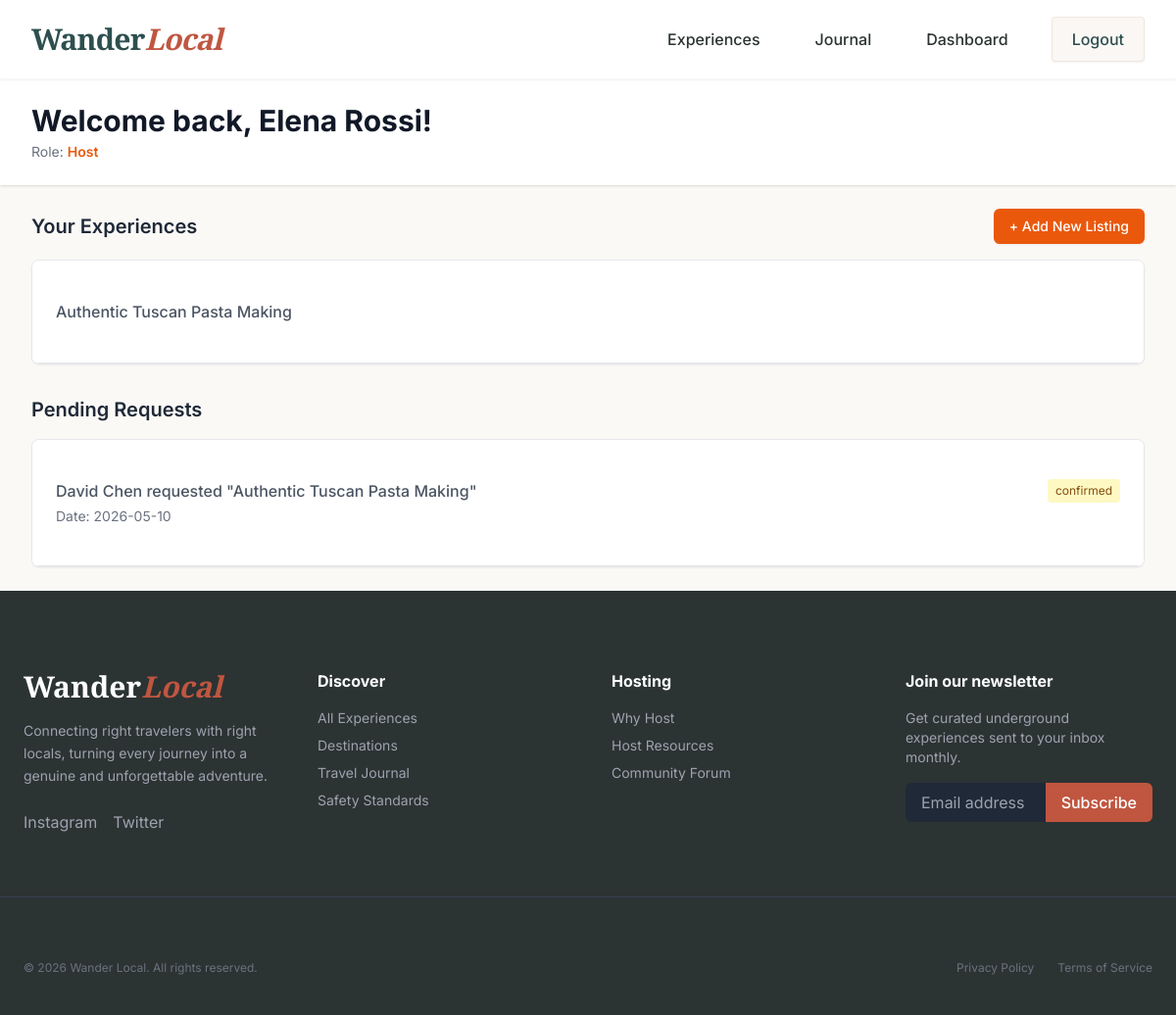
The page /dashboard (signed in) on the database as committed earlier.
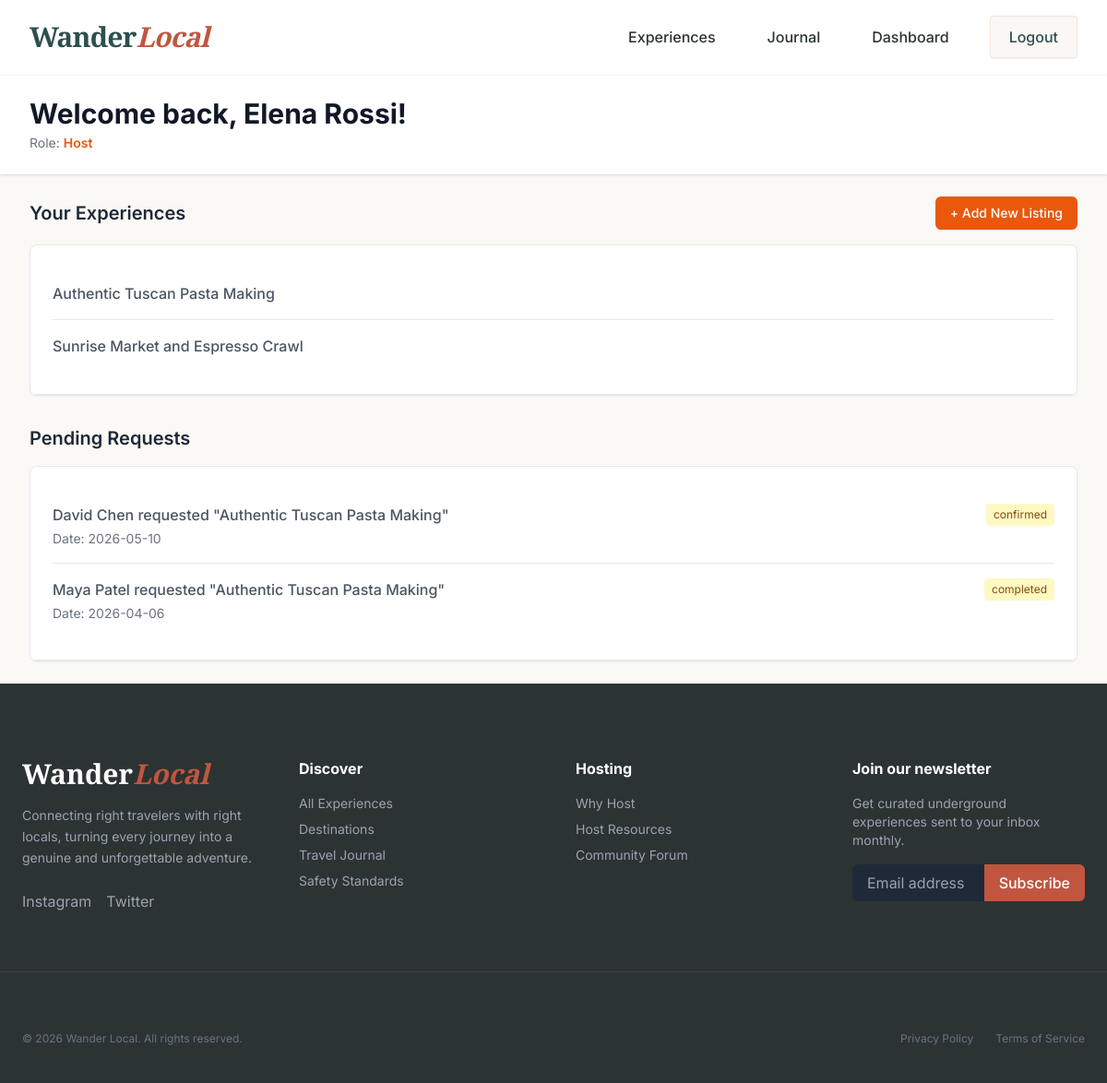
The same page on the database as committed later.
### tables this page shows
CREATE TABLE `experiences` (
  `id` INT AUTO_INCREMENT PRIMARY KEY,
  `host_id` INT NOT NULL,
  `title` VARCHAR(200) NOT NULL,
  `slug` VARCHAR(200) DEFAULT NULL UNIQUE,
  `description` TEXT NOT NULL,
  `category` VARCHAR(100) NOT NULL,
  `price` DECIMAL(10,2) NOT NULL,
  `duration` VARCHAR(100) NOT NULL,
  `duration_hours` DECIMAL(5,2) DEFAULT NULL,
  `max_guests` INT DEFAULT 10,
  `languages` VARCHAR(255) DEFAULT 'English',
  `city` VARCHAR(100) DEFAULT NULL,
  `location` VARCHAR(100) NOT NULL,
  `country` VARCHAR(100) DEFAULT 'Unknown',
  `meeting_point` VARCHAR(255) DEFAULT '',
  `image_url` VARCHAR(255) DEFAULT NULL,
  `cover_image` VARCHAR(255) DEFAULT NULL,
  `status` ENUM('draft', 'active', 'paused') NOT NULL DEFAULT 'draft',
  `avg_rating` DECIMAL(3,2) DEFAULT 0.00,
  `total_bookings` INT DEFAULT 0,
  `created_at` DATETIME DEFAULT CURRENT_TIMESTAMP,
  FOREIGN KEY (`host_id`) REFERENCES `users`(`id`) ON DELETE CASCADE
);

CREATE TABLE `bookings` (
  `id` INT AUTO_INCREMENT PRIMARY KEY,
  `experience_id` INT NOT NULL,
  `traveler_id` INT NOT NULL,
  `booking_date` DATE NOT NULL,
  `guest_count` INT NOT NULL,
  `total_price` DECIMAL(10,2) NOT NULL,
  `status` ENUM('pending', 'confirmed', 'cancelled', 'completed') DEFAULT 'pending',
  `special_requests` TEXT DEFAULT NULL,
  `booking_ref` VARCHAR(50) NOT NULL UNIQUE,
  `created_at` DATETIME DEFAULT CURRENT_TIMESTAMP,
  FOREIGN KEY (`experience_id`) REFERENCES `experiences`(`id`) ON DELETE CASCADE,
  FOREIGN KEY (`traveler_id`) REFERENCES `users`(`id`) ON DELETE CASCADE
);

CREATE TABLE `users` (
  `id` INT AUTO_INCREMENT PRIMARY KEY,
  `name` VARCHAR(100) NOT NULL,
  `email` VARCHAR(100) NOT NULL UNIQUE,
  `password_hash` VARCHAR(255) NOT NULL,
  `role` ENUM('traveler', 'host') NOT NULL DEFAULT 'traveler',
  `avatar` VARCHAR(255) DEFAULT NULL,
  `bio` TEXT DEFAULT NULL,
  `nationality` VARCHAR(100) DEFAULT NULL,
  `languages` VARCHAR(255) DEFAULT NULL,
  `created_at` DATETIME DEFAULT CURRENT_TIMESTAMP,
  `is_verified` BOOLEAN DEFAULT 0,
  `is_active` BOOLEAN DEFAULT 1
);

### app/controllers/DashboardController.php (called while the page is built, shortened)
<?php
class DashboardController extends Controller {
    public function index() {
        $db = new Database();
        $stats = [];
        if($_SESSION['user_role'] == 'host') {
            $db->query("SELECT * FROM experiences WHERE host_id = :id");
            $db->bind(':id', $_SESSION['user_id']);
            $stats['experiences'] = $db->resultSet();
            $db->query("SELECT b.*, e.title as experience_title, u.name as traveler_name FROM bookings b JOIN experiences e ON b.experience_id = e.id JOIN users u ON b.traveler_id = u.id WHERE e.host_id = :id ORDER BY b.created_at DESC");
            $db->bind(':id', $_SESSION['user_id']);
            $stats['bookings'] = $db->resultSet();
        }
        $data = [
            'name' => $_SESSION['user_name'],
            'role' => $_SESSION['user_role'],
            'stats' => $stats
        ];
        $this->view('dashboard/index', $data);
    }
}

### app/core/App.php (called while the page is built, shortened)
<?php
class App {
    protected $method = 'index';
    public function __construct() {
        $url = $this->parseUrl();
        if(isset($url[0]) && file_exists('../app/controllers/' . ucfirst($url[0]) . 'Controller.php')) {
            $this->controller = ucfirst($url[0]) . 'Controller';
            unset($url[0]);
        }
        $this->controller = new $this->controller;
        $this->params = $url ? array_values($url) : [];
        call_user_func_array([$this->controller, $this->method], $this->params);
    }
    public function parseUrl() {
        if(isset($_GET['url'])) {
            return explode('/', filter_var(rtrim($_GET['url'], '/'), FILTER_SANITIZE_URL));
        }
        return [];
    }
}

### public/index.php (called while the page is built, shortened)
<?php
require_once '../app/core/Database.php';
require_once '../app/core/Controller.php';
require_once '../app/core/App.php';
$app = new App();

### app/core/Database.php (called while the page is built, shortened)
<?php
class Database {
    private $host = DB_HOST;
    private $user = DB_USER;
    private $pass = DB_PASS;
    private $dbname = DB_NAME;
    private $dbh;
    private $stmt;
    public function __construct() {
        $dsn = 'mysql:host=' . $this->host . ';dbname=' . $this->dbname;
        $options = array(
            PDO::ATTR_PERSISTENT => true,
            PDO::ATTR_ERRMODE => PDO::ERRMODE_EXCEPTION
        );
        try {
            $this->dbh = new PDO($dsn, $this->user, $this->pass, $options);
        } catch(PDOException $e) {
            $this->error = $e->getMessage();
            Logger::error('Database connection failed in app/core/Database.php', ['exception' => $this->error]);
            if (defined('APP_ENV') && APP_ENV === 'development') {
                die('Database connection failed: ' . $this->error);
            }
            die('Service temporarily unavailable.');
        }
    }
    public function query($sql) {
        $this->stmt = $this->dbh->prepare($sql);
    }
    public function bind($param, $value, $type = null) {
        if (is_null($type)) {
            switch (true) {
                case is_int($value):
                    $type = PDO::PARAM_INT;
                    break;
            }
        }
        $this->stmt->bindValue($param, $value, $type);
    }
    public function execute() {
        return $this->stmt->execute();
    }
    public function resultSet() {
        $this->execute();
        return $this->stmt->fetchAll(PDO::FETCH_OBJ);
    }
}

### app/views/dashboard/index.php (the view, shortened to what this page needs)
<?php require_once '../app/views/components/header.php'; ?>
<header class="bg-white shadow">
    <div class="max-w-7xl mx-auto py-6 px-4 sm:px-6 lg:px-8">
        <h1 class="text-3xl font-bold text-gray-900">
            Welcome back, <?= htmlspecialchars($data['name']) ?>!
        </h1>
        <p class="text-sm text-gray-500 mt-1 capitalize h-auto">Role: <span class="font-semibold text-orange-600"><?= $data['role'] ?></span></p>
    </div>
</header>
<main>
    <div class="max-w-7xl mx-auto py-6 sm:px-6 lg:px-8">
        <?php if ($data['role'] == 'host'): ?>
            <div class="flex items-center justify-between mb-4">
                <h2 class="text-xl font-semibold text-gray-800">Your Experiences</h2>
                <a href="<?= URLROOT ?>/experiences/create" class="bg-orange-600 hover:bg-orange-700 text-white font-medium py-2 px-4 rounded-md transition shadow-sm text-sm">
                    + Add New Listing
                </a>
            </div>
            <div class="bg-white overflow-hidden shadow-sm sm:rounded-lg border border-gray-200">
                <div class="p-6 bg-white border-b border-gray-200 text-gray-600">
                    <?php if (empty($data['stats']['experiences'])): ?>
                        You have no active experiences. Start hosting by adding a listing!
                    <?php else: ?>
                        <ul class="divide-y divide-gray-200">
                            <?php foreach ($data['stats']['experiences'] as $exp): ?>
                                <li class="py-4 font-medium"><?= htmlspecialchars($exp->title) ?></li>
                            <?php endforeach; ?>
                        </ul>
                    <?php endif; ?>
                </div>
            </div>
            <h2 class="text-xl font-semibold text-gray-800 mt-8 mb-4">Pending Requests</h2>
            <div class="bg-white overflow-hidden shadow-sm sm:rounded-lg border border-gray-200">
                <div class="p-6 bg-white border-b border-gray-200 text-gray-600">
                    <?php if (empty($data['stats']['bookings'])): ?>
                        No booking requests yet.
                    <?php else: ?>
                        <ul class="divide-y divide-gray-200">
                            <?php foreach ($data['stats']['bookings'] as $booking): ?>
                                <li class="py-4">
                                    <div class="flex justify-between">
                                        <span class="font-medium"><?= htmlspecialchars($booking->traveler_name) ?> requested "<?= htmlspecialchars($booking->experience_title) ?>"</span>
                                        <span class="bg-yellow-100 text-yellow-800 text-xs px-2 py-1 rounded"><?= htmlspecialchars($booking->status) ?></span>
                                    </div>
                                    <p class="text-sm mt-1 text-gray-500">Date: <?= htmlspecialchars($booking->booking_date) ?></p>
                                </li>
                            <?php endforeach; ?>
                        </ul>
                    <?php endif; ?>
                </div>
            </div>
        <?php endif; ?>
    </div>
</main>
<?php require_once '../app/views/components/footer.php'; ?>

### app/core/Controller.php (shortened to what this page needs)
<?php
class Controller {
    public function view($viewName, $data = []) {
        if (file_exists('../app/views/' . $viewName . '.php')) {
            require_once '../app/views/' . $viewName . '.php';
        } else {
            die("View ($viewName) does not exist.");
        }
    }
}

### app/views/components/header.php (shortened to what this page needs)
<!DOCTYPE html>
<html lang="en">
<head>
    <script src="https://cdn.tailwindcss.com"></script>
</head>
<body class="bg-bgwarm text-textdark flex flex-col min-h-screen selection:bg-primary selection:text-white">
    <header class="bg-white shadow-sm border-b border-accent/20 sticky top-0 z-50">
        <div class="max-w-7xl mx-auto px-4 sm:px-6 lg:px-8">
            <div class="flex justify-between items-center h-20">
                <div class="flex-shrink-0">
                    <a href="<?= URLROOT ?>" class="text-3xl font-bold font-serif tracking-tight text-secondary">
                        Wander<span class="text-primary italic">Local</span>
                    </a>
                </div>
                <nav class="hidden md:flex space-x-8 items-center">
                    <a href="<?= URLROOT ?>/experiences" class="text-textdark hover:text-primary px-3 py-2 rounded-md font-medium transition">Experiences</a>
                    <a href="<?= URLROOT ?>/blog" class="text-textdark hover:text-primary px-3 py-2 rounded-md font-medium transition">Journal</a>
                    <?php if(isset($_SESSION['user_id'])): ?>
                        <a href="<?= URLROOT ?>/dashboard" class="text-textdark hover:text-primary px-3 py-2 rounded-md font-medium transition">Dashboard</a>
                        <a href="<?= URLROOT ?>/auth/logout" class="bg-accent/20 text-secondary hover:bg-accent/40 border border-accent/50 px-5 py-2.5 rounded hover:-translate-y-0.5 transition shadow-sm font-medium">Logout</a>
                    <?php endif; ?>
                </nav>
            </div>
        </div>
    </header>
    <main class="flex-grow">

### app/views/components/footer.php
    </main>
    <footer class="bg-textdark text-white pt-20 pb-10">
        <div class="max-w-7xl mx-auto px-6 grid grid-cols-1 md:grid-cols-4 gap-12 mb-16 border-b border-gray-700 pb-16">
            <div class="col-span-1 md:col-span-1">
                <div class="text-3xl font-bold mb-4 font-serif text-white">Wander<span class="text-primary italic">Local</span></div>
                <p class="text-gray-400 text-sm leading-relaxed mb-6">Connecting right travelers with right locals, turning every journey into a genuine and unforgettable adventure.</p>
                <div class="flex gap-4 text-gray-400">
                    <span class="cursor-pointer hover:text-white transition">Instagram</span>
                    <span class="cursor-pointer hover:text-white transition">Twitter</span>
                </div>
            </div>
            <div>
                <h4 class="font-bold mb-4">Discover</h4>
                <ul class="space-y-2 text-gray-400 text-sm">
                    <li><a href="<?= URLROOT ?>/experiences" class="hover:text-white transition">All Experiences</a></li>
                    <li><a href="#" class="hover:text-white transition">Destinations</a></li>
                    <li><a href="<?= URLROOT ?>/blog" class="hover:text-white transition">Travel Journal</a></li>
                    <li><a href="#" class="hover:text-white transition">Safety Standards</a></li>
                </ul>
            </div>
            <div>
                <h4 class="font-bold mb-4">Hosting</h4>
                <ul class="space-y-2 text-gray-400 text-sm">
                    <li><a href="#" class="hover:text-white transition">Why Host</a></li>
                    <li><a href="#" class="hover:text-white transition">Host Resources</a></li>
                    <li><a href="#" class="hover:text-white transition">Community Forum</a></li>
                </ul>
            </div>
            <div>
                <h4 class="font-bold mb-4">Join our newsletter</h4>
                <p class="text-gray-400 text-sm mb-4">Get curated underground experiences sent to your inbox monthly.</p>
                <form class="flex" action="#" method="POST" onsubmit="event.preventDefault();">
                    <input type="email" placeholder="Email address" class="bg-gray-800 text-white px-4 py-2 w-full rounded-l-md outline-none focus:ring-1 focus:ring-primary">
                    <button type="submit" class="bg-primary px-4 py-2 rounded-r-md font-medium hover:bg-primaryHover transition">
                        Subscribe
                    </button>
                </form>
            </div>
        </div>
        <div class="max-w-7xl mx-auto px-6 flex flex-col md:flex-row justify-between items-center text-xs text-gray-500">
            <p>&copy; <?= date('Y') ?> Wander Local. All rights reserved.</p>
            <div class="flex gap-6 mt-4 md:mt-0">
                <a href="#" class="hover:text-white transition">Privacy Policy</a>
                <a href="#" class="hover:text-white transition">Terms of Service</a>
            </div>
        </div>
    </footer>
</body>
</html>

### app/views/components/header.php (style rules this page uses)
body { font-family: 'Inter', sans-serif; }

Rows that differ between the two databases and show on the page:
added experiences: title "Sunrise Market and Espresso Crawl"
added bookings: traveler.name "Maya Patel", experience.title "Authentic Tuscan Pasta Making", status "completed", booking_date "2026-04-06"
